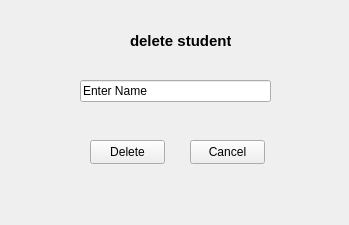
<?xml version="1.0" encoding="UTF-8"?>
<ui version="4.0">
 <class>deleteForm</class>
 <widget class="QWidget" name="deleteForm">
  <property name="geometry">
   <rect>
    <x>0</x>
    <y>0</y>
    <width>349</width>
    <height>225</height>
   </rect>
  </property>
  <property name="windowTitle">
   <string>Form</string>
  </property>
  <widget class="QLabel" name="label">
   <property name="geometry">
    <rect>
     <x>130</x>
     <y>30</y>
     <width>101</width>
     <height>21</height>
    </rect>
   </property>
   <property name="font">
    <font>
     <pointsize>11</pointsize>
     <bold>true</bold>
    </font>
   </property>
   <property name="text">
    <string>delete student</string>
   </property>
  </widget>
  <widget class="QLineEdit" name="lineEditName">
   <property name="geometry">
    <rect>
     <x>80</x>
     <y>80</y>
     <width>191</width>
     <height>22</height>
    </rect>
   </property>
   <property name="inputMask">
    <string/>
   </property>
   <property name="text">
    <string>Enter Name</string>
   </property>
   <property name="placeholderText">
    <string/>
   </property>
   <property name="cursorMoveStyle">
    <enum>Qt::LogicalMoveStyle</enum>
   </property>
   <property name="clearButtonEnabled">
    <bool>false</bool>
   </property>
  </widget>
  <widget class="QPushButton" name="pushButton">
   <property name="geometry">
    <rect>
     <x>90</x>
     <y>140</y>
     <width>75</width>
     <height>24</height>
    </rect>
   </property>
   <property name="text">
    <string>Delete</string>
   </property>
  </widget>
  <widget class="QPushButton" name="pushButton_2">
   <property name="geometry">
    <rect>
     <x>190</x>
     <y>140</y>
     <width>75</width>
     <height>24</height>
    </rect>
   </property>
   <property name="text">
    <string>Cancel</string>
   </property>
  </widget>
 </widget>
 <resources/>
 <connections/>
</ui>
